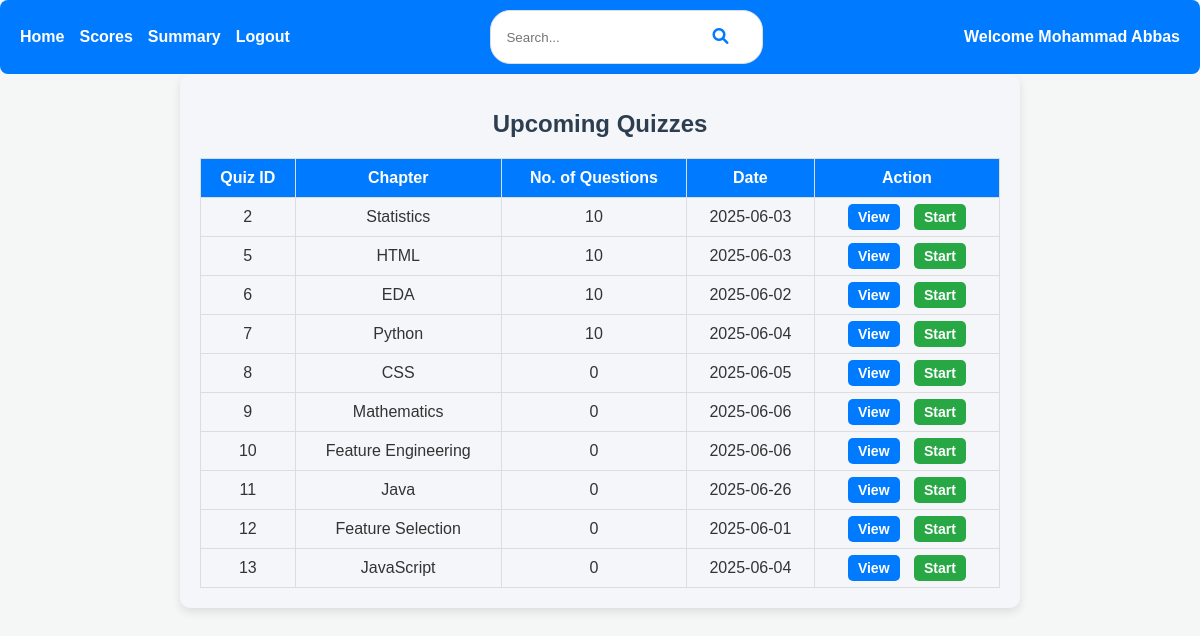
The app's page /user/dashboard (signed in) with its own data.
### backend/models.py (models this page shows)
class User_Info(db.Model):
    __tablename__ = 'user_info'
    id = db.Column(db.Integer, primary_key=True)
    email = db.Column(db.String(150), unique=True, nullable=False)
    password = db.Column(db.String(255), nullable=False)
    role = db.Column(db.Integer, default=1)  # 0 = Admin, 1 = Normal User
    full_name = db.Column(db.String(150), nullable=False)
    qualification = db.Column(db.String(150))
    dob = db.Column(db.Date)
    scores = db.relationship('Score', backref='user', lazy='dynamic', cascade='all, delete-orphan')

class Quiz(db.Model):
    __tablename__ = 'quiz'
    id = db.Column(db.Integer, primary_key=True)
    chapter_id = db.Column(db.Integer, db.ForeignKey('chapter.id', ondelete="CASCADE"), nullable=False)
    date_of_quiz = db.Column(db.Date, nullable=False)
    duration_seconds = db.Column(db.Integer, nullable=False)
    remarks = db.Column(db.Text)
    questions = db.relationship('Question', backref='quiz', lazy='subquery', cascade='all, delete-orphan')
    scores = db.relationship('Score', backref='quiz', lazy='dynamic', cascade='all, delete-orphan')

class Chapter(db.Model):
    __tablename__ = 'chapter'
    id = db.Column(db.Integer, primary_key=True)
    name = db.Column(db.String(100), nullable=False)
    description = db.Column(db.Text)
    subject_id = db.Column(db.Integer, db.ForeignKey('subject.id', ondelete="CASCADE"), nullable=False)
    quizzes = db.relationship('Quiz', backref='chapter', lazy='subquery', cascade='all, delete-orphan')

### backend/controllers.py (the view)
@app.route('/user/dashboard')
def user_dashboard():
    user_email = session.get('user_email')  # Assuming email is stored in the session
    user = User_Info.query.filter_by(email=user_email).first() if user_email else None
    if not user:
        return redirect('/login')  # Redirect to login if no user found
    from datetime import datetime
    quizzes = Quiz.query.filter(Quiz.date_of_quiz >= datetime.now()).all()
    return render_template('user/user_dashboard.html', user=user, quizzes=quizzes)

### templates/user/user_dashboard.html (shortened to what this page needs)
{% extends "user/user_base.html" %}
{% block content %}
<div class="dashboard">
    <h1>Upcoming Quizzes</h1>
    <table>
        <thead>
            <tr>
                <th>Quiz ID</th>
                <th>Chapter</th>
                <th>No. of Questions</th>
                <th>Date</th>
                <th>Action</th>
            </tr>
        </thead>
        <tbody>
            {% for quiz in quizzes %}
            <tr>
                <td>{{ quiz.id }}</td>
                <td>{{ quiz.chapter.name if quiz.chapter else 'N/A' }}</td>
                <td>{{ quiz.questions|length }}</td>
                <td>{{ quiz.date_of_quiz.strftime('%Y-%m-%d') if quiz.date_of_quiz else 'N/A' }}</td>
                <td>
                    <a href="{{ url_for('user_view_quiz', quiz_id=quiz.id) }}" class="btn view">View</a>
                    <a href="{{ url_for('user_start_quiz', quiz_id=quiz.id) }}" class="btn start">Start</a>
                </td>
            </tr>
            {% endfor %}
        </tbody>
    </table>
</div>
{% endblock %}

### templates/user/user_base.html (shortened to what this page needs)
<!DOCTYPE html>
<html lang="en">
<head>
    <link href="https://cdnjs.cloudflare.com/ajax/libs/font-awesome/6.0.0/css/all.min.css" rel="stylesheet">
    <link rel="stylesheet" href="{{ url_for('static', filename='styles/user_dashboard.css') }}">
</head>
<body>
    <div class="navbar">
        <div class="menu">
            <a href="{{ url_for('user_dashboard') }}">Home</a>
            <a href="{{ url_for('user_scores') }}">Scores</a>
            <a href="{{ url_for('user_summary_charts') }}">Summary</a>
            <a href="{{ url_for('logout') }}">Logout</a>
        </div>
        <div class="search-bar">
            <input type="text" placeholder="Search...">
            <button><i class="fa fa-search"></i></button>
        </div>
        <div class="welcome-text">
            {% if user %}
                Welcome {{ user.full_name }}
            {% else %}
                Welcome!
            {% endif %}
        </div>
    </div>
    <div class="container">
        {% block content %}{% endblock %}
    </div>
</body>
</html>

### static/styles/user_dashboard.css (style rules this page uses)
body { font-family: Arial, sans-serif; margin: 0; padding: 0; background-color: #f4f4f4; }
.navbar { display: flex; justify-content: space-between; align-items: center; padding: 10px 20px; background-color: #007bff; color: white; border-radius: 8px; }
.navbar .menu { display: flex; gap: 15px; }
.navbar .menu a { text-decoration: none; color: white; font-weight: bold; }
.navbar .search-bar { display: flex; align-items: center; background-color: #fff; border: 1px solid #ddd; border-radius: 20px; padding: 5px 10px; }
.navbar .search-bar input { border: none; outline: none; padding: 5px; flex: 1; }
.navbar .search-bar button { background: none; border: none; cursor: pointer; color: #007bff; }
.navbar .welcome-text { font-size: 16px; font-weight: bold; }
.dashboard { margin: 20px auto; max-width: 800px; padding: 20px; background-color: white; border-radius: 10px; box-shadow: 0 2px 5px rgba(0, 0, 0, 0.1); }
.dashboard h1 { font-size: 24px; text-align: center; margin-bottom: 20px; }
.dashboard table { width: 100%; border-collapse: collapse; margin-top: 20px; }
.dashboard table th, .dashboard table td { border: 1px solid #ddd; padding: 10px; text-align: center; }
.dashboard table th { background-color: #007bff; color: white; }
.dashboard table td .btn { text-decoration: none; padding: 5px 10px; border-radius: 5px; font-size: 14px; font-weight: bold; margin: 0 5px; }
.dashboard table td .btn.view { background-color: #007bff; color: white; }
.dashboard table td .btn.start { background-color: #28a745; color: white; }
.dashboard { max-width: 800px; margin: 0 auto; padding: 20px; background-color: #f4f6f9; border-radius: 10px; box-shadow: 0 4px 10px rgba(0, 0, 0, 0.1); }
button { font-size: 16px; padding: 12px 24px; border-radius: 4px; background-color: #4CAF50; color: white; border: none; transition: background-color 0.3s ease; }
h1 { color: #333333; font-size: 32px; font-weight: 600; margin-bottom: 20px; }
body { font-family: 'Arial', sans-serif; background-color: #f4f7f6; margin: 0; padding: 0; color: #333; }
h1 { text-align: center; color: #2c3e50; font-size: 2.5rem; margin-bottom: 20px; }

### records on screen
User_Info: full_name "Mohammad Abbas"
Quiz: id "2", chapter "Statistics", questions|length "10", date_of_quiz "2025-06-03"
Quiz: id "5", chapter "HTML", questions|length "10", date_of_quiz "2025-06-03"
Quiz: id "6", chapter "EDA", questions|length "10", date_of_quiz "2025-06-02"
Quiz: id "7", chapter "Python", questions|length "10", date_of_quiz "2025-06-04"
Quiz: id "8", chapter "CSS", questions|length "0", date_of_quiz "2025-06-05"
Quiz: id "9", chapter "Mathematics", questions|length "0", date_of_quiz "2025-06-06"
Quiz: id "10", chapter "Feature Engineering", questions|length "0", date_of_quiz "2025-06-06"
Quiz: id "11", chapter "Java", questions|length "0", date_of_quiz "2025-06-26"
Quiz: id "12", chapter "Feature Selection", questions|length "0", date_of_quiz "2025-06-01"
Quiz: id "13", chapter "JavaScript", questions|length "0", date_of_quiz "2025-06-04"
